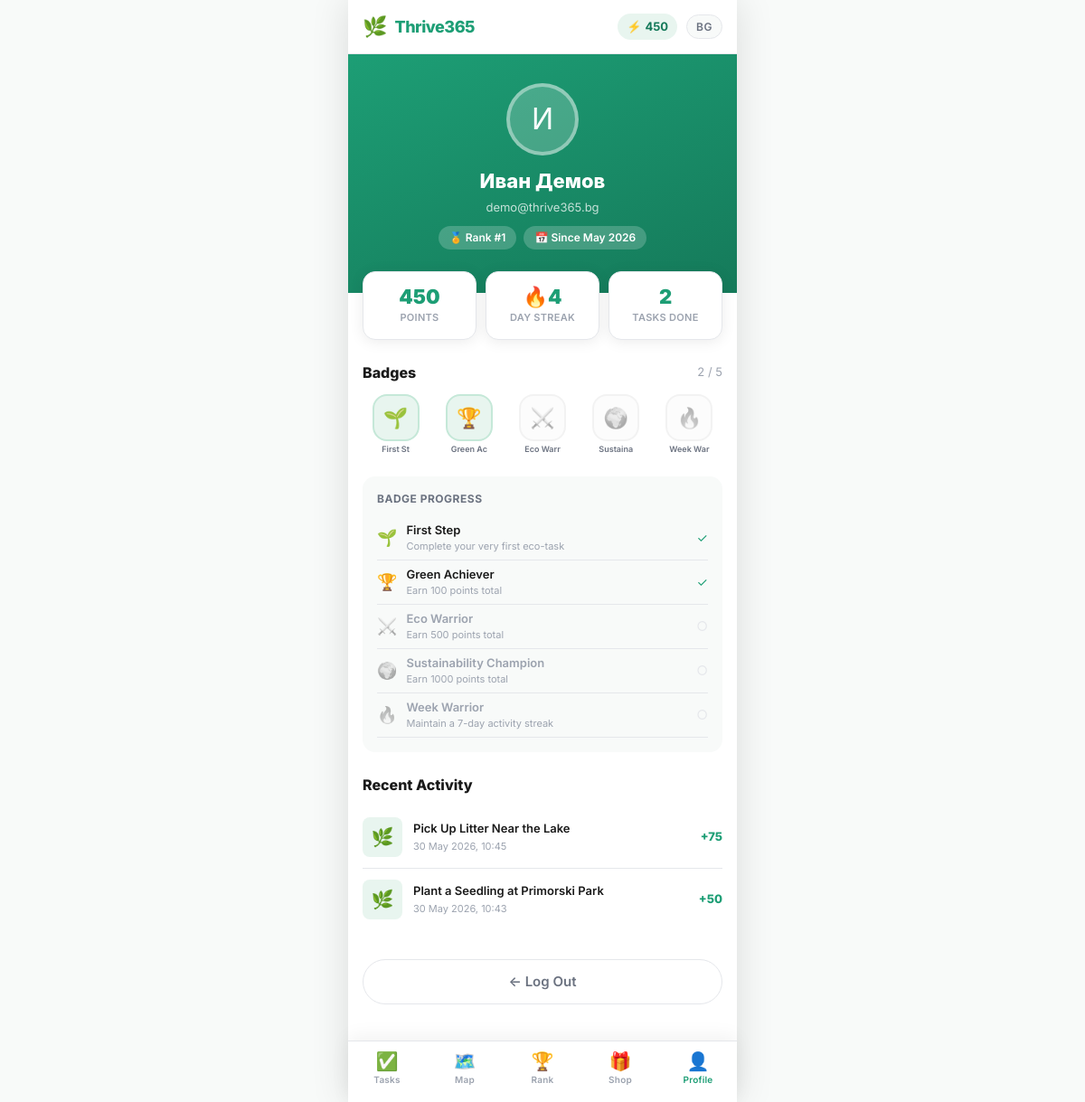
Screenshot of /profile (signed in) with the database file from the repository.
### models.py (models this page shows)
class User(UserMixin, db.Model):
    __tablename__ = 'users'
    id = db.Column(db.Integer, primary_key=True)
    google_id = db.Column(db.String(100), unique=True, nullable=True)
    name = db.Column(db.String(100), nullable=False)
    email = db.Column(db.String(150), unique=True, nullable=False)
    avatar = db.Column(db.String(500), nullable=True)
    points = db.Column(db.Integer, default=0)
    streak = db.Column(db.Integer, default=0)
    last_active_date = db.Column(db.Date, nullable=True)
    language_preference = db.Column(db.String(2), default='en')
    created_at = db.Column(db.DateTime, default=datetime.utcnow)
    completions = db.relationship('TaskCompletion', backref='user', lazy=True, cascade='all, delete-orphan')
    redemptions = db.relationship('Redemption', backref='user', lazy=True, cascade='all, delete-orphan')
    user_badges = db.relationship('UserBadge', backref='user', lazy=True, cascade='all, delete-orphan')

class Badge(db.Model):
    __tablename__ = 'badges'
    id = db.Column(db.Integer, primary_key=True)
    name = db.Column(db.String(100), nullable=False)
    icon = db.Column(db.String(10), nullable=False)
    description_en = db.Column(db.String(300), nullable=False)
    description_bg = db.Column(db.String(300), nullable=False)
    condition_type = db.Column(db.String(50), nullable=False)
    condition_value = db.Column(db.Integer, nullable=False)
    user_badges = db.relationship('UserBadge', backref='badge', lazy=True)

class TaskCompletion(db.Model):
    __tablename__ = 'task_completions'
    id = db.Column(db.Integer, primary_key=True)
    user_id = db.Column(db.Integer, db.ForeignKey('users.id'), nullable=False)
    task_id = db.Column(db.Integer, db.ForeignKey('tasks.id'), nullable=False)
    photo_path = db.Column(db.String(500), nullable=True)
    verified = db.Column(db.Boolean, default=False)
    ai_feedback = db.Column(db.Text, nullable=True)
    completed_at = db.Column(db.DateTime, default=datetime.utcnow)

class Task(db.Model):
    __tablename__ = 'tasks'
    id = db.Column(db.Integer, primary_key=True)
    title_en = db.Column(db.String(200), nullable=False)
    title_bg = db.Column(db.String(200), nullable=False)
    description_en = db.Column(db.Text, nullable=False)
    description_bg = db.Column(db.Text, nullable=False)
    points = db.Column(db.Integer, nullable=False, default=50)
    location_name = db.Column(db.String(200), nullable=False)
    lat = db.Column(db.Float, nullable=False)
    lng = db.Column(db.Float, nullable=False)
    date = db.Column(db.Date, nullable=False)
    completions = db.relationship('TaskCompletion', backref='task', lazy=True, cascade='all, delete-orphan')

### app.py (the view)
@app.route('/profile')
@login_required
def profile():
    all_badges = Badge.query.all()
    earned_ids = {ub.badge_id for ub in UserBadge.query.filter_by(user_id=current_user.id).all()}
    completions = (TaskCompletion.query
                   .filter_by(user_id=current_user.id, verified=True)
                   .order_by(TaskCompletion.completed_at.desc())
                   .limit(10).all())
    user_rank = User.query.filter(User.points > current_user.points).count() + 1
    tasks_count = TaskCompletion.query.filter_by(user_id=current_user.id, verified=True).count()
    return render_template('profile.html',
                           all_badges=all_badges,
                           earned_ids=earned_ids,
                           completions=completions,
                           user_rank=user_rank,
                           tasks_count=tasks_count)

### app.py (called while the page is built)
@login_manager.user_loader
def load_user(user_id):
    return db.session.get(User, int(user_id))

def get_lang():
    if current_user.is_authenticated:
        return current_user.language_preference or 'en'
    return session.get('lang', 'en')

@app.context_processor
def inject_globals():
    return {
        'lang': get_lang(),
        'current_year': datetime.now().year,
        'today': date.today(),
        'google_enabled': bool(google),
    }

### templates/profile.html (shortened to what this page needs)
{% extends "base.html" %}
{% block content %}
<div class="profile-header">
  {% if current_user.avatar %}
  <img src="{{ current_user.avatar }}" class="profile-avatar" alt="{{ current_user.name }}">
  {% else %}
  <div class="profile-avatar-placeholder">{{ current_user.name[0].upper() }}</div>
  {% endif %}
  <div class="profile-name">{{ current_user.name }}</div>
  <div class="profile-email">{{ current_user.email }}</div>
  <div style="margin-top:10px;display:flex;gap:8px;justify-content:center;flex-wrap:wrap;">
    <span style="background:rgba(255,255,255,0.2);color:white;font-size:12px;font-weight:600;padding:4px 12px;border-radius:20px;">
      🏅 {{ 'Rank' if lang == 'en' else 'Позиция' }} #{{ user_rank }}
    </span>
    <span style="background:rgba(255,255,255,0.2);color:white;font-size:12px;font-weight:600;padding:4px 12px;border-radius:20px;">
      📅 {{ 'Since' if lang == 'en' else 'От' }} {{ current_user.created_at.strftime('%b %Y') }}
    </span>
  </div>
</div>
<div class="profile-stats">
  <div class="stat-card">
    <div class="stat-value">{{ current_user.points }}</div>
    <div class="stat-label">{{ 'Points' if lang == 'en' else 'Точки' }}</div>
  </div>
  <div class="stat-card">
    <div class="stat-value">🔥{{ current_user.streak }}</div>
    <div class="stat-label">{{ 'Day Streak' if lang == 'en' else 'Дн. Серия' }}</div>
  </div>
  <div class="stat-card">
    <div class="stat-value">{{ tasks_count }}</div>
    <div class="stat-label">{{ 'Tasks Done' if lang == 'en' else 'Задачи' }}</div>
  </div>
</div>
<div class="section-header">
  <div class="section-heading">{{ 'Badges' if lang == 'en' else 'Значки' }}</div>
  <span style="font-size:13px;color:var(--text-muted);">{{ earned_ids|length }} / {{ all_badges|length }}</span>
</div>
<div class="badges-grid">
  {% for badge in all_badges %}
  {% set earned = badge.id in earned_ids %}
  <div class="badge-item">
    <div class="badge-icon-wrap {% if not earned %}locked{% endif %}"
         title="{{ badge.description_en if lang == 'en' else badge.description_bg }}">
      {{ badge.icon }}
    </div>
    <div class="badge-name">{{ badge.name[:8] }}</div>
  </div>
  {% endfor %}
</div>
<div style="padding:0 16px 24px;">
  <div style="background:var(--bg);border-radius:var(--radius);padding:16px;">
    <div style="font-size:12px;font-weight:700;color:var(--text-secondary);margin-bottom:10px;text-transform:uppercase;letter-spacing:0.5px;">
      {{ 'Badge Progress' if lang == 'en' else 'Прогрес към значки' }}
    </div>
    {% for badge in all_badges %}
    {% set earned = badge.id in earned_ids %}
    <div style="display:flex;align-items:center;gap:10px;padding:6px 0;border-bottom:1px solid var(--border);">
      <span style="font-size:18px;{% if not earned %}filter:grayscale(1);opacity:0.5;{% endif %}">{{ badge.icon }}</span>
      <div style="flex:1;">
        <div style="font-size:13px;font-weight:600;{% if not earned %}color:var(--text-muted);{% endif %}">{{ badge.name }}</div>
        <div style="font-size:11px;color:var(--text-muted);">{{ badge.description_en if lang == 'en' else badge.description_bg }}</div>
      </div>
      {% if earned %}
      <span style="color:var(--green);font-size:14px;">✓</span>
      {% else %}
      <span style="color:var(--border);font-size:14px;">○</span>
      {% endif %}
    </div>
    {% endfor %}
  </div>
</div>
<div class="section-header">
  <div class="section-heading">{{ 'Recent Activity' if lang == 'en' else 'Последна активност' }}</div>
</div>
<div class="activity-list">
  {% for completion in completions %}
  <div class="activity-item">
    {% if completion.photo_path %}
    <div class="activity-thumb" style="display:none;">🌿</div>
    {% else %}
    <div class="activity-thumb">🌿</div>
    {% endif %}
    <div class="activity-info">
      <div class="activity-title">
        {{ completion.task.title_en if lang == 'en' else completion.task.title_bg }}
      </div>
      <div class="activity-date">
        {{ completion.completed_at.strftime('%-d %b %Y, %H:%M') }}
      </div>
    </div>
    <div class="activity-points">+{{ completion.task.points }}</div>
  </div>
  {% endfor %}
</div>
<div style="padding:8px 16px 24px;">
  <a href="{{ url_for('logout') }}" class="btn btn-outline btn-full">
    {{ '← Log Out' if lang == 'en' else '← Излез' }}
  </a>
</div>
{% endblock %}

### templates/base.html (shortened to what this page needs)
<!DOCTYPE html>
<html lang="{{ lang }}">
<head>
  <link rel="stylesheet" href="{{ url_for('static', filename='css/style.css') }}">
</head>
<body class="{% block body_class %}{% endblock %}">
<div class="page-wrapper">
  <header class="app-header">
    <div class="header-inner">
      <a href="{{ url_for('tasks') if current_user.is_authenticated else url_for('index') }}" class="logo">
        <span class="logo-icon">🌿</span>
        <span class="logo-text">Thrive365</span>
      </a>
      <div class="header-actions">
        {% if current_user.is_authenticated %}
        <div class="points-badge">
          <span>⚡</span>
          <span>{{ current_user.points }}</span>
        </div>
        {% endif %}
        <button class="lang-toggle" onclick="switchLanguage()" title="Switch language">
          {{ 'BG' if lang == 'en' else 'EN' }}
        </button>
      </div>
    </div>
  </header>
  <main class="main-content {% if not current_user.is_authenticated %}no-nav{% endif %}">
    {% block content %}{% endblock %}
  </main>
  {% if current_user.is_authenticated %}
  <nav class="bottom-nav">
    <a href="{{ url_for('tasks') }}" class="nav-item {% if request.endpoint == 'tasks' %}active{% endif %}">
      <span class="nav-icon">✅</span>
      <span class="nav-label">{{ 'Tasks' if lang == 'en' else 'Задачи' }}</span>
    </a>
    <a href="{{ url_for('map_page') }}" class="nav-item {% if request.endpoint == 'map_page' %}active{% endif %}">
      <span class="nav-icon">🗺️</span>
      <span class="nav-label">{{ 'Map' if lang == 'en' else 'Карта' }}</span>
    </a>
    <a href="{{ url_for('leaderboard') }}" class="nav-item {% if request.endpoint == 'leaderboard' %}active{% endif %}">
      <span class="nav-icon">🏆</span>
      <span class="nav-label">{{ 'Rank' if lang == 'en' else 'Класация' }}</span>
    </a>
    <a href="{{ url_for('shop') }}" class="nav-item {% if request.endpoint == 'shop' %}active{% endif %}">
      <span class="nav-icon">🎁</span>
      <span class="nav-label">{{ 'Shop' if lang == 'en' else 'Магазин' }}</span>
    </a>
    <a href="{{ url_for('profile') }}" class="nav-item {% if request.endpoint == 'profile' %}active{% endif %}">
      <span class="nav-icon">👤</span>
      <span class="nav-label">{{ 'Profile' if lang == 'en' else 'Профил' }}</span>
    </a>
  </nav>
  {% endif %}
</div>
</body>
</html>

### rows the page displays
User: points "450", language_preference "BG", name "И", name "Иван Демов", email "demo@thrive365.bg", language_preference "Rank", language_preference "Since", created_at "May 2026", language_preference "POINTS", streak "4", language_preference "DAY STREAK", language_preference "TASKS DONE", language_preference "Badges", language_preference "BADGE PROGRESS", language_preference "Recent Activity", language_preference "← Log Out", language_preference "Tasks", language_preference "Map", language_preference "Shop", language_preference "Profile"
Badge: icon "🌱", name "First St", name "First Step", description_en.language_preference "Complete your very first eco-task"
Badge: icon "🏆", name "Green Ac", name "Green Achiever", description_en.language_preference "Earn 100 points total"
Badge: icon "⚔️", name "Eco Warr", name "Eco Warrior", description_en.language_preference "Earn 500 points total"
Badge: icon "🌍", name "Sustaina", name "Sustainability Champion", description_en.language_preference "Earn 1000 points total"
Badge: icon "🔥", name "Week War", name "Week Warrior", description_en.language_preference "Maintain a 7-day activity streak"
TaskCompletion: task "Pick Up Litter Near the Lake", completed_at "30 May 2026, 10:45", task.points "75"
TaskCompletion: task "Plant a Seedling at Primorski Park", completed_at "30 May 2026, 10:43", task.points "50"

### other values shown
{{ user_rank }} "1"
{{ tasks_count }} "2"
{{ earned_ids|length }} "2"
{{ all_badges|length }} "5"
